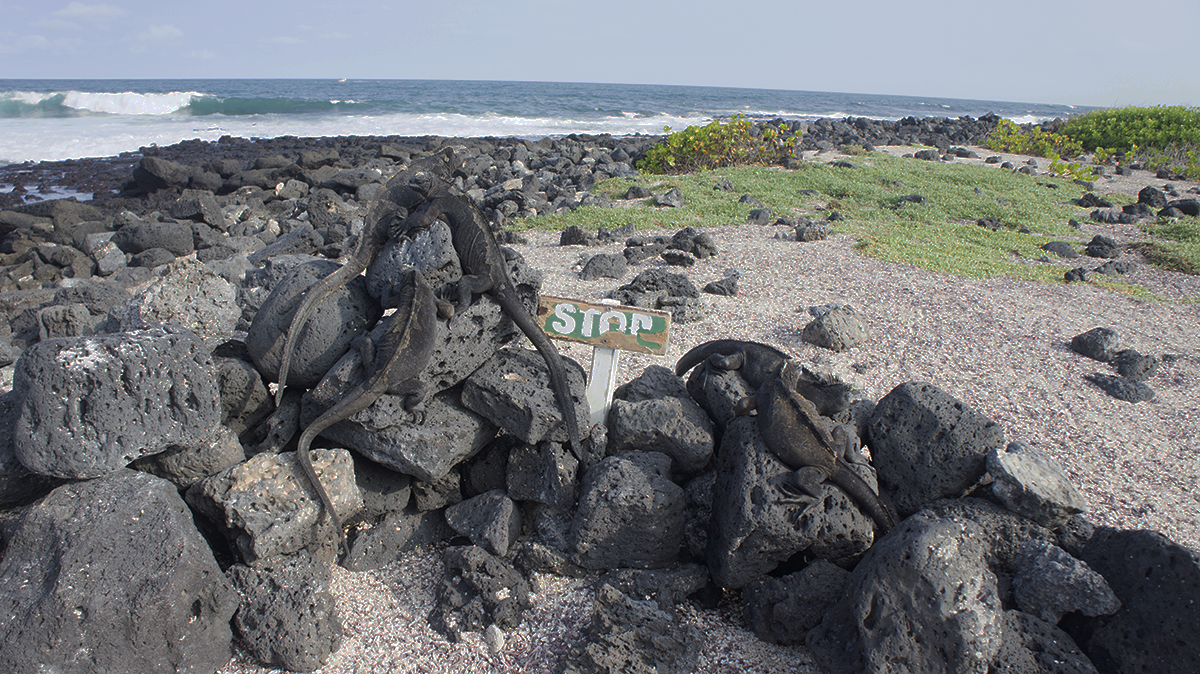
#> input picture exo_img/pillow/input/iguanes.png, 1200 x 674 px
$ jupyter execute --allow-errors 3_1_pillow_sol.ipynb   (shell and % lines are left out)
#> lines starting #> are read from the running program, lines starting #| are printed output that depends on the picture; after the words box and inside, x2 and y2 are one past the last pixel; in counts of white or black regions, pixels touching at a corner belong together
[cell 1]
from __future__ import division, print_function
import numpy as np
import matplotlib.pyplot as plt

plt.rcParams['image.cmap'] = 'gray'
plt.rcParams['image.interpolation'] = 'none'

# Python Image Library (Pillow)
La Python Image Library(*PIL*) est une bibliothèque de traitement des images utilisée pour appliquer des opérations simples sur les images. Néanmoins comme *PIL* n'est plus maintenue depuis 2009, un fork dénommé *PILLOW* a pris la place de la librairie originelle.

Dans cette section, nous allons donc présenter les différentes possibilitées offertes par *PILLOW*.
Cette section est librement adaptée des tutoriels proposés par :
- http://pillow.readthedocs.io/en/3.2.x/handbook/tutorial.html

Cette section ne propose qu'une simple présentation des possibilités offertes par *PILLOW* et n'est bien évidemment pas exhaustive. Par conséquent, nous vous renvoyons vers la documentation de *PILLOW* pour plus d'informations sur l'utilisation et les possibilités qu'offre la librairie :
- https://pypi.python.org/pypi/Pillow/

## 1. Opérations simple

Tout les codes de PILLOW sont contenus dans le module `PIL`.

Commençons par inclure les fonctions liées au traitement des images.

[cell 2]
from PIL import Image

L'ouverture d'une image se fait par la commande :

[cell 3]
Image.open('exo_img/pillow/input/iguanes.png')

L'image est définie par un type propre à **PILLOW**

[cell 4]
Image.open('exo_img/pillow/input/iguanes.png')
#> (the rest of this cell did not finish here and is left out)

Pour accéder à l'image il est donc nécessaire d'utiliser les getter/setter spécifique de *PILLOW*.

Il est possible d'accéder à la valeur d'un pixel par la fonction `getpixel`:

#> (a cell that did not finish here is left out)

#> (a cell that did not finish here is left out)

Pour définir la valeur d'un pixel, il est nécessaire d'utiliser la fonction `putpixel`:

#> (a cell that did not finish here is left out)

### EXERCICE :
Remplissez la fonction `draw_X` de sorte à ce qu'elle dessine une croix blanche de 100px de large sur l'image.
Le point `pos` correspond au coin supérieur gauche de la croix :

[cell 8]
def draw_X(im, pos):
    """Draw an X of size 100px.

    Parameters
    ----------
    im : pillow image

    pos : tuple,
        Position of the superior left corner.

    Return
    ------
    im_out : pillow image
        Copy of `im` with a white cross ap the position `pos`
    """
    length, width = im.size
    im = im.copy()

    # Prmemière branche
    for x, y in zip(range(pos[0], pos[0] + 101),
                    range(pos[1], pos[1] + 101)):
        if x >= length or x < 0 or y < 0 or y >= width:
            continue
        im.putpixel((x, y), (255, 255, 255))

    # Deuxième branche
    for x, y in zip(range(pos[0] + 100, pos[0] -1 , -1),
                    range(pos[1], pos[1] + 101)):
        if x >= length or y >= width:
            continue
        im.putpixel((x, y), (255, 255, 255))

    return im

#> (a cell that did not finish here is left out)

La fonction `save` permet de sauver l'image:

#> (a cell that did not finish here is left out)

## 1.2 Transformations
En plus des opérations basiques de lecture/écriture/accés, *PILLOW* offre la possibilité d'effectuer un certain nombre de traitements simples.

Commençons par appliquer quelques transformations affines.
Il est possible de définir des vignettes d'une image avec la fonction `thumbnail`:

[cell 11]
im = Image.open('exo_img/pillow/input/iguanes.png')
#> im is the input picture: PIL image 1200x674 RGB; mean R, G, B 115.1, 117.5, 120.3
im.thumbnail((250, 250))
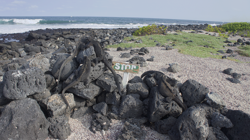
#> im: PIL image 250x140 RGB; mean R, G, B 115.2, 117.6, 120.4
im

Si néanmoins, on souhaite redimensionner l'image sans vouloir conserver les proportions de l'images, il vaut mieux utiliser la fonction `resize`:

[cell 12]
im.resize((300, 150))

La fonction `crop` permet de recadrer l'image:

#> (a cell that did not finish here is left out)

[cell 14]
# X0_pos, Y0_pos, X1_pos, Y1_pos
im.crop((10, 10, 110, 110))

`transpose` permet d'appliquer certaine transformations basique:

[cell 15]
im.transpose(Image.FLIP_LEFT_RIGHT)

[cell 16]
im.transpose(Image.FLIP_TOP_BOTTOM)

[cell 17]
im.transpose(Image.ROTATE_90)

[cell 18]
im.transpose(Image.ROTATE_180)

[cell 19]
im.transpose(Image.ROTATE_270)

Pour appliquer une rotation avec plus de précision, il suffit d'utiliser la fonction `rotate`. Attention l'angle passée en paramètre est dans le sens anti-horaire :

[cell 20]
im.rotate(45)

La fonction `convert` permet de convertir le format de l'image.

#> (a cell that did not finish here is left out)

[cell 22]
#im.convert("CMYK")
im.convert("L")

## 1.3 Filtrage
**Pillow** offre également des fonctions de retouche et de filtrage. Ces dernières sont contenues dans le module `Pil.ImageFilter`:

[cell 23]
from PIL import ImageFilter

Certains de ces filtres sont prédéfinis:

[cell 24]
im = Image.open('exo_img/pillow/input/iguanes.png')
im.thumbnail((500, 500))
#> im: PIL image 500x281 RGB
im.filter(ImageFilter.BLUR)

[cell 25]
im.filter(ImageFilter.FIND_EDGES)
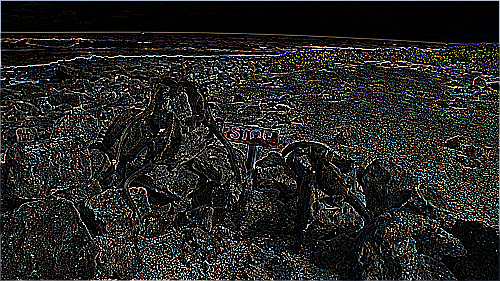
#> Out: PIL image 500x281 RGB; mean R, G, B 37.1, 36.7, 34.8

[cell 26]
im.filter(ImageFilter.EDGE_ENHANCE)
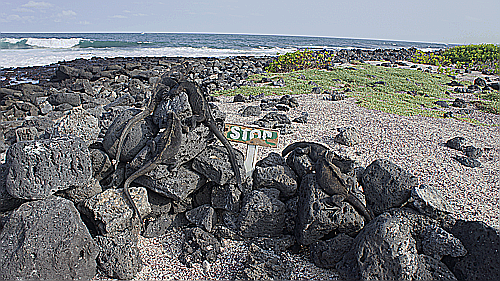
#> Out: PIL image 500x281 RGB; mean R, G, B 115.9, 118.4, 120.9

D'autres sont paramétrables :

#> (a cell that did not finish here is left out)

[cell 28]
im.filter(ImageFilter.GaussianBlur(radius=3))

#> (a cell that did not finish here is left out)

[cell 30]
im.filter(ImageFilter.MedianFilter(size=3))

### EXERCICE
Le module `ImageFilter` offre la fonction `Kernel` qui permet de définir le filtre linéaire à appliquer sur l'image.

A partir de la fonction ImageFilter.Kernel créér un détecteur de contour horizontaux.

#> (a cell that did not finish here is left out)

[cell 32]
width, length = 3,3
kernel = -1., -1., -1., 0., 0., 0., 1., 1., 1.
im.filter(ImageFilter.Kernel(size=(width, length), kernel=kernel))
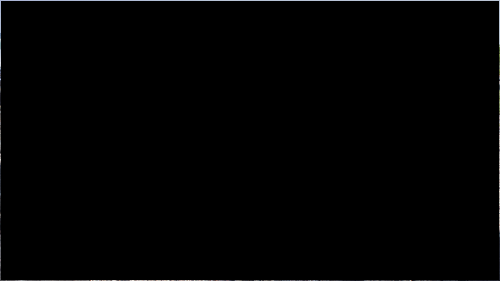
#> Out: PIL image 500x281 RGB; mean R, G, B 1.5, 1.5, 1.6

[cell 33]
width, length = 3,3
kernel = -1., -1., -1., 0., 0., 0., 1., 1., 1.
im.filter(ImageFilter.Kernel(size=(width, length), kernel=kernel, scale=1.))
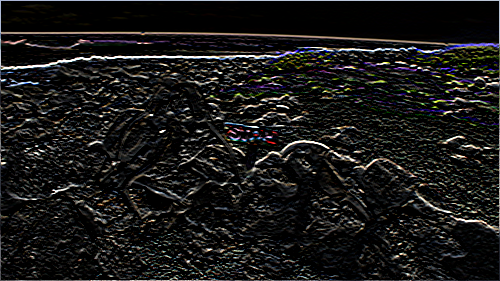
#> Out: PIL image 500x281 RGB; mean R, G, B 25, 24.5, 23.6

[cell 34]
width, length = 3,3
kernel = -1., -1., -1., 0., 0., 0., 1., 1., 1.
im.filter(ImageFilter.Kernel(size=(width, length), kernel=kernel, scale=6., offset=128))
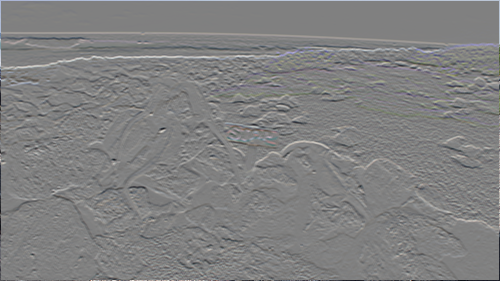
#> Out: PIL image 500x281 RGB; mean R, G, B 128.4, 128.5, 128.7

## 1.4 Retouche des images
Le module `PIL.ImageEnhance` propose un certain nombre de fonctions de retouche des image:

[cell 35]
from PIL import ImageEnhance

En voici par exemples quelques-uns :

[cell 36]
color_enhancer = ImageEnhance.Color(im)

[cell 37]
type(color_enhancer)

#> (a cell that did not finish here is left out)

[cell 39]
color_enhancer.enhance(1.)

#> (a cell that did not finish here is left out)

[cell 41]
ImageEnhance.Contrast(im).enhance(1.)

#> (a cell that did not finish here is left out)

[cell 43]
ImageEnhance.Brightness(im).enhance(1.)

Pour définir un traitement plus spécifique il est possible d'utiliser la fonction `point`:

[cell 44]
im.point(lambda i: i * 1.2 + 10)
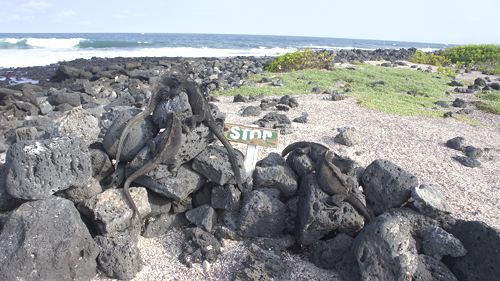
#> Out: PIL image 500x281 RGB; mean R, G, B 147.9, 150.7, 152.4

### 1.5 EXERCICE : Script d'automatisation
Nous vous proposons de définir un script d'automatisation du traitement des images.

Commençons par définir le traitement à appliquer à chacune des images :
- Créer une vignette de l'image d'origine pour qu'elle soit d'une taille max de 500x500
- le niveau de vert des pixels dont la valeur rouge est < 100 est multiplié par un facteur 0.7

Pour ce faire, il faudra définir un masque de l'image en utilisant la fonction `point`.
Vous aurez également besoin des fonctions `split`, `paste` et `merge`.

[cell 45]
def apply_treatment(im):
    im.thumbnail((500, 500))
    source = im.split()
    R, G, B = 0, 1, 2

    # select regions where red is less than 100
    mask = source[R].point(lambda i: i < 100 and 255)
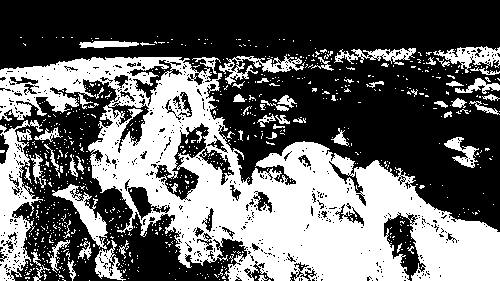
#> mask: PIL image 500x281 L; 40.4% white; 788 white regions (725 under 20 px), largest, box (x1, y1, x2, y2) and area: (0, 57, 500, 281) 43378, (0, 120, 43, 281) 3316, (52, 184, 108, 249) 1023

    # process the green band
    out = source[G].point(lambda i: i * 0.7)
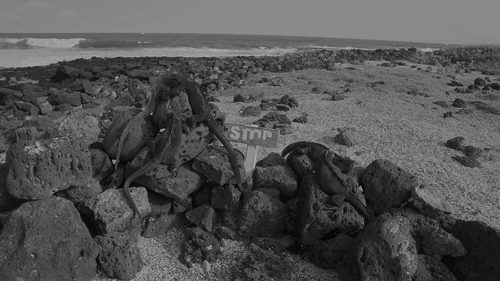
#> out: PIL image 500x281 L; min 2, max 178, mean 82.2

    # paste the processed band back, but only where red was < 100
    source[G].paste(out, None, mask)

    # build a new multiband image
    return Image.merge(im.mode, source)
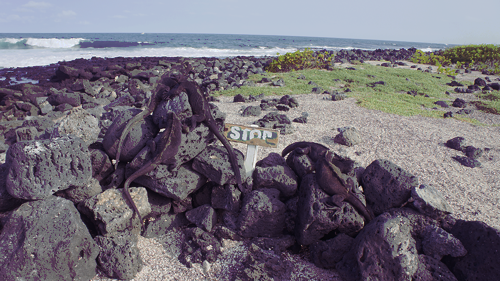
#> returned value: PIL image 500x281 RGB; mean R, G, B 115.1, 110, 120.3

Nous vous proposons de vérifier le traitement sur une seule image pour le moment:

[cell 46]
apply_treatment(im)

**Bonus**: Les modules `glob` et `os` fournissent tout ce qu'il faut pour créer de nouveaux répertoires et extraire le nom d'un fichier. À partir de ces modules, appliquer le traitement `apply_treatment` à l'ensemble de photos contenues dans le répertoire `exo_img/pillow/input` et sauver chaque nouvelle image dans le répertoire `exo_img/pillow/thumbnails`.

[cell 47]
import glob
import os
from PIL import Image

# Creation du repertoire s'il n'existe pas encore
if not os.path.exists('exo_img/pillow/thumbnails'):
    os.makedirs('exo_img/pillow/thumbnails')

# Liste toute les images dans le repertoire
for filename in glob.glob("exo_img/pillow/input/*"):
    # Lecture de l'image
    print("Reading input image: %s" % filename)
    im_orig = Image.open(filename)

    # Modification de l'image d'origine
    im = apply_treatment(im_orig)

    # Extraction
    basename = os.path.basename(filename)
    filename = os.path.splitext(basename)[0]
    thumb_filename = "exo_img/pillow/thumbnails/%s.png" % filename

    # Enregistrement de l'image avec le même nom au format png
    print("Save modified image: %s" % thumb_filename)
    im.save(thumb_filename)
#> pass 2 of the loop `for filename in glob.glob("exo_img/pillow/input/*"):`:
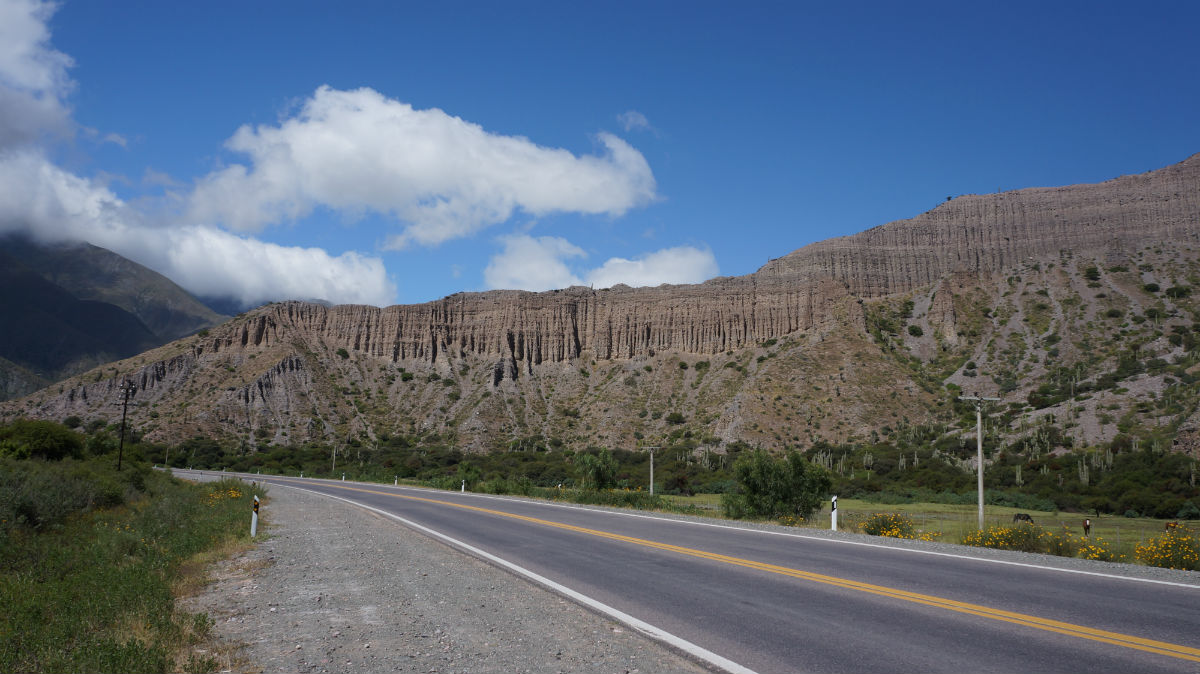
#> input picture exo_img/pillow/input/salta_1.png, 1200 x 674 px
#> im_orig is the input picture: PIL image 1200x674 RGB; mean R, G, B 91.8, 104.2, 119
#> in apply_treatment (call 3), `mask = source[R].point(lambda i: i < 100 and 255)`:
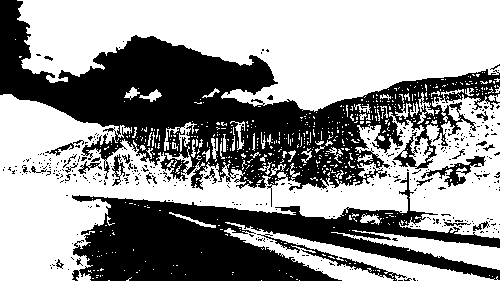
#> mask: PIL image 500x281 L; 58.7% white; 368 black regions (342 under 20 px), largest, box (x1, y1, x2, y2) and area: (0, 0, 500, 207) 34246, (72, 172, 500, 281) 20358, (257, 234, 407, 281) 713
#> in apply_treatment (call 3), `return Image.merge(im.mode, source)`:
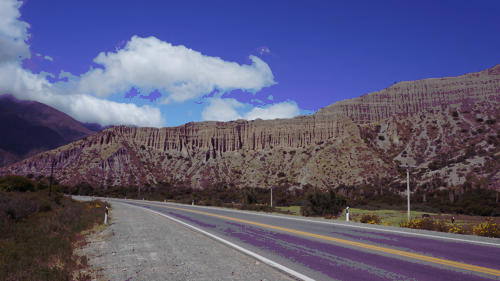
#> returned value: PIL image 500x281 RGB; mean R, G, B 91.8, 89.3, 119
#> pass 3 of the loop `for filename in glob.glob("exo_img/pillow/input/*"):`:
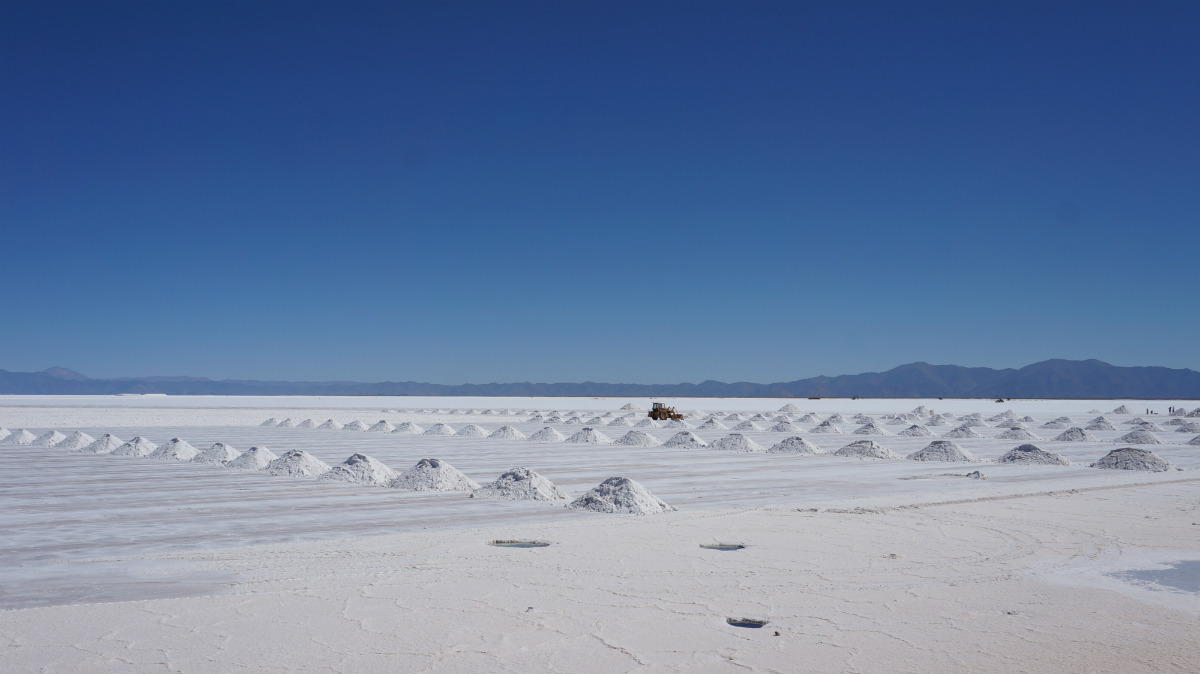
#> input picture exo_img/pillow/input/salta_2.png, 1200 x 674 px
#> im_orig is the input picture: PIL image 1200x674 RGB; mean R, G, B 106.1, 127.6, 161.7
#> mask: PIL image 500x281 L; 55.3% white; 18 black regions (15 under 20 px), largest, box (x1, y1, x2, y2) and area: (0, 163, 500, 281) 57798, (29, 143, 436, 161) 4918, (2, 152, 19, 155) 29
#> in apply_treatment (call 4), `return Image.merge(im.mode, source)`:
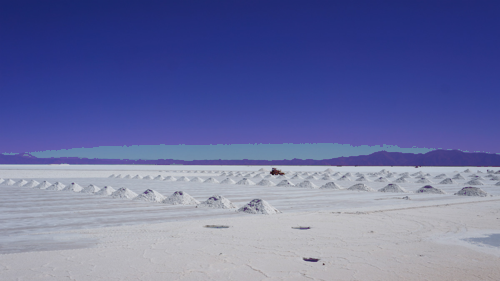
#> returned value: PIL image 500x281 RGB; mean R, G, B 106.1, 112.8, 161.7
